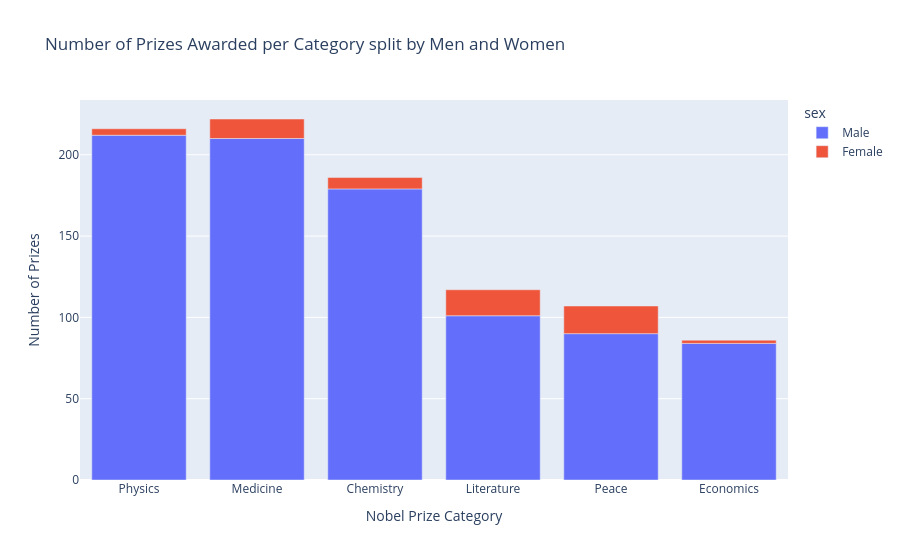

The notebook cell saved with this chart:
### Code cell
fig = px.bar(
    gendered_categories,
    x="category",
    y="count",
    color="sex",
    title="Number of Prizes Awarded per Category split by Men and Women",
)
fig.update_layout(xaxis_title="Nobel Prize Category", yaxis_title="Number of Prizes")

### Figure 1 — Plotly figure (JSON) as saved in the notebook; plotly's stock layout.template omitted (floating-point values rounded to 4 significant figures)
{"data": [{"hovertemplate": "sex=Male<br>category=%{x}<br>count=%{y}<extra></extra>", "legendgroup": "Male", "marker": {"color": "#636efa", "pattern": {"shape": ""}}, "name": "Male", "orientation": "v", "showlegend": true, "textposition": "auto", "type": "bar", "x": ["Physics", "Medicine", "Chemistry", "Literature", "Peace", "Economics"], "xaxis": "x", "y": [212, 210, 179, 101, 90, 84], "yaxis": "y"}, {"hovertemplate": "sex=Female<br>category=%{x}<br>count=%{y}<extra></extra>", "legendgroup": "Female", "marker": {"color": "#EF553B", "pattern": {"shape": ""}}, "name": "Female", "orientation": "v", "showlegend": true, "textposition": "auto", "type": "bar", "x": ["Peace", "Literature", "Medicine", "Chemistry", "Physics", "Economics"], "xaxis": "x", "y": [17, 16, 12, 7, 4, 2], "yaxis": "y"}], "layout": {"barmode": "relative", "legend": {"title": {"text": "sex"}, "tracegroupgap": 0}, "title": {"text": "Number of Prizes Awarded per Category split by Men and Women"}, "xaxis": {"anchor": "y", "domain": [0, 1], "title": {"text": "Nobel Prize Category"}}, "yaxis": {"anchor": "x", "domain": [0, 1], "title": {"text": "Number of Prizes"}}}}
